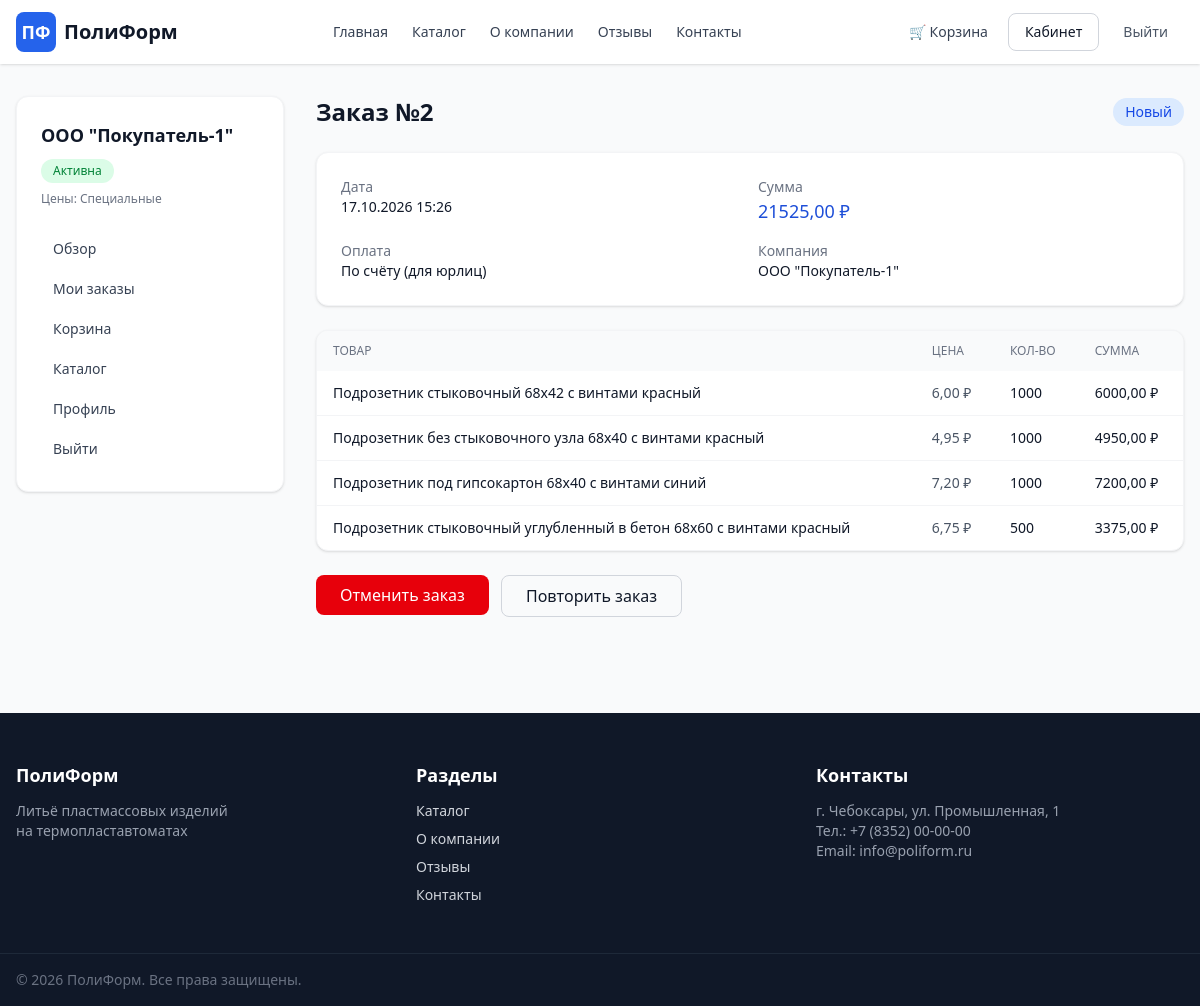
The page /dashboard/orders/2/ (signed in) on the database its author committed.
### accounts/models.py (models this page shows, shortened)
class User(AbstractUser):
    phone = models.CharField(max_length=20, blank=True, verbose_name="Телефон")
    position = models.CharField(max_length=100, blank=True, verbose_name="Должность")
    company = models.ForeignKey(
        Company, on_delete=models.SET_NULL, null=True, blank=True,
        related_name='users', verbose_name="Компания"
    )
    is_company_manager = models.BooleanField(default=False, verbose_name="Менеджер компании")

class Company(models.Model):
    STATUS_CHOICES = [
        ('pending', 'На проверке'),
        ('active', 'Активна'),
        ('blocked', 'Заблокирована'),
    ]
    PRICE_TYPES = [
        ('retail', 'Розничные'),
        ('wholesale', 'Оптовые'),
        ('special', 'Специальные'),
    ]
    name = models.CharField(max_length=255, verbose_name="Название компании")
    slug = models.SlugField(unique=True, blank=True)
    legal_address = models.TextField(blank=True, verbose_name="Юр. адрес")
    actual_address = models.TextField(blank=True, verbose_name="Факт. адрес")
    phone = models.CharField(max_length=20, blank=True)
    email = models.EmailField(blank=True)
    website = models.URLField(blank=True)
    manager_contact = models.ForeignKey(
        'User', on_delete=models.SET_NULL, null=True, blank=True,
        related_name='managed_companies', verbose_name="Контактное лицо"
    )
    status = models.CharField(max_length=20, choices=STATUS_CHOICES, default='pending')
    price_type = models.CharField(max_length=20, choices=PRICE_TYPES, default='retail', verbose_name="Тип цен")
    discount = models.PositiveSmallIntegerField(default=0, verbose_name="Скидка, %")
    created_at = models.DateTimeField(auto_now_add=True)
    approved_at = models.DateTimeField(null=True, blank=True)
    notes = models.TextField(blank=True, verbose_name="Заметки менеджера")
    class Meta:
        verbose_name = "Компания"
        verbose_name_plural = "Компании"
        ordering = ['name']

### orders/models.py (models this page shows, shortened)
class Order(models.Model):
    STATUS_CHOICES = [
        ('new', 'Новый'),
        ('processing', 'В обработке'),
        ('confirmed', 'Подтверждён'),
        ('shipped', 'Отгружен'),
        ('done', 'Выполнен'),
        ('canceled', 'Отменён'),
    ]
    PAYMENT_CHOICES = [
        ('cash', 'Наличными'),
        ('card', 'Картой'),
        ('invoice', 'По счёту (для юрлиц)'),
    ]
    user = models.ForeignKey(
        settings.AUTH_USER_MODEL,
        on_delete=models.SET_NULL,
        null=True,
        related_name='orders',
        verbose_name="Автор"
    )
    company = models.ForeignKey(
        'accounts.Company',
        on_delete=models.SET_NULL,
        null=True,
        blank=True,
        related_name='orders',
        verbose_name="Компания"
    )
    name = models.CharField(max_length=200, verbose_name="Контактное лицо")
    company_name = models.CharField(max_length=255, blank=True, verbose_name="Название компании")
    email = models.EmailField(verbose_name="Email")
    phone = models.CharField(max_length=20, verbose_name="Телефон")
    address = models.TextField(blank=True, verbose_name="Адрес доставки")
    payment = models.CharField(max_length=20, choices=PAYMENT_CHOICES, default='invoice', verbose_name="Способ оплаты")
    comment = models.TextField(blank=True, verbose_name="Комментарий")
    status = models.CharField(max_length=20, choices=STATUS_CHOICES, default='new', verbose_name="Статус")
    total = models.DecimalField(max_digits=12, decimal_places=2, default=0, verbose_name="Сумма")
    created_at = models.DateTimeField(auto_now_add=True, verbose_name="Создан")
    updated_at = models.DateTimeField(auto_now=True, verbose_name="Обновлён")
    class Meta:
        ordering = ['-created_at']
        verbose_name = "Заказ"
        verbose_name_plural = "Заказы"

class OrderItem(models.Model):
    order = models.ForeignKey(Order, on_delete=models.CASCADE, related_name='items', verbose_name="Заказ")
    product = models.ForeignKey(Product, on_delete=models.PROTECT, verbose_name="Товар")
    product_name = models.CharField(max_length=200, verbose_name="Наименование")
    price = models.DecimalField(max_digits=10, decimal_places=2, verbose_name="Цена")
    quantity = models.PositiveIntegerField(default=1, verbose_name="Количество")
    class Meta:
        verbose_name = "Позиция заказа"
        verbose_name_plural = "Позиции заказа"
    @property
    def subtotal(self):
        return self.price * self.quantity

### dashboard/views.py (the view)
# urls.py: path('orders/<int:pk>/', views.OrderDetail.as_view(), name='order_detail'),
class OrderDetail(LoginRequiredMixin, DetailView):
    model = Order
    template_name = 'dashboard/order_detail.html'
    context_object_name = 'order'
    def get_queryset(self):
        user = self.request.user
        qs = Order.objects.prefetch_related('items')
        if user.company and (user.is_company_manager or user.is_superuser):
            return qs.filter(company=user.company)
        return qs.filter(user=user)

### orders/cart.py (called while the page is built)
    def __len__(self):
        return sum(item['quantity'] for item in self.cart.values())

### orders/context_processors.py (called while the page is built)
def cart(request):
    return {'cart': Cart(request)}

### templates/dashboard/order_detail.html (shortened to what this page needs)
{% extends 'dashboard/base.html' %}
{% block dashboard_content %}
<div class="flex items-center justify-between mb-6">
    <h1 class="text-2xl font-bold">Заказ №{{ order.id }}</h1>
    <span class="inline-block px-3 py-1 text-sm rounded-full
        {% if order.status == 'done' %}bg-green-100 text-green-700
        {% elif order.status == 'canceled' %}bg-red-100 text-red-700
        {% elif order.status == 'new' %}bg-blue-100 text-blue-700
        {% else %}bg-yellow-100 text-yellow-700{% endif %}">
        {{ order.get_status_display }}
    </span>
</div>
<div class="bg-white rounded-xl shadow-sm border border-gray-100 p-6 mb-6">
    <dl class="grid grid-cols-1 sm:grid-cols-2 gap-4 text-sm">
        <div>
            <dt class="text-gray-500">Дата</dt>
            <dd class="font-medium">{{ order.created_at|date:"d.m.Y H:i" }}</dd>
        </div>
        <div>
            <dt class="text-gray-500">Сумма</dt>
            <dd class="font-medium text-lg text-brand-700">{{ order.total }} ₽</dd>
        </div>
        <div>
            <dt class="text-gray-500">Оплата</dt>
            <dd class="font-medium">{{ order.get_payment_display }}</dd>
        </div>
        {% if order.company_name %}
            <div>
                <dt class="text-gray-500">Компания</dt>
                <dd class="font-medium">{{ order.company_name }}</dd>
            </div>
        {% endif %}
    </dl>
</div>
<div class="bg-white rounded-xl shadow-sm border border-gray-100 overflow-hidden mb-6">
    <table class="w-full text-sm">
        <thead class="bg-gray-50 text-gray-500 uppercase text-xs">
            <tr>
                <th class="px-4 py-3 text-left font-medium">Товар</th>
                <th class="px-4 py-3 text-left font-medium">Цена</th>
                <th class="px-4 py-3 text-left font-medium">Кол-во</th>
                <th class="px-4 py-3 text-left font-medium">Сумма</th>
            </tr>
        </thead>
        <tbody class="divide-y divide-gray-100">
            {% for item in order.items.all %}
            <tr>
                <td class="px-4 py-3 font-medium">{{ item.product_name }}</td>
                <td class="px-4 py-3 text-gray-600">{{ item.price }} ₽</td>
                <td class="px-4 py-3">{{ item.quantity }}</td>
                <td class="px-4 py-3 font-medium">{{ item.subtotal }} ₽</td>
            </tr>
            {% endfor %}
        </tbody>
    </table>
</div>
<div class="flex flex-wrap gap-3">
    {% if order.status in 'new,processing' %}
        <form method="post" action="{% url 'dashboard:order_cancel' order.pk %}">
            <button type="submit"
                    class="px-6 py-2 bg-red-600 text-white rounded-lg hover:bg-red-700 transition">
                Отменить заказ
            </button>
        </form>
    {% endif %}
    <form method="post" action="{% url 'dashboard:order_repeat' order.pk %}">
        <button type="submit"
                class="px-6 py-2 border border-gray-300 rounded-lg hover:bg-gray-50 transition">
            Повторить заказ
        </button>
    </form>
</div>
{% endblock %}

### templates/dashboard/base.html (shortened to what this page needs)
{% extends 'base.html' %}
{% block content %}
<div class="grid grid-cols-1 lg:grid-cols-4 gap-8">
    <aside class="lg:col-span-1">
        <div class="bg-white rounded-xl shadow-sm border border-gray-100 p-6 sticky top-24">
            <h3 class="font-bold text-lg mb-2">
                {{ user.company.name|default:user.get_full_name }}
            </h3>
            {% if user.company %}
                <span class="inline-block px-3 py-1 text-xs font-medium rounded-full
                    {% if user.company.status == 'active' %}bg-green-100 text-green-700
                    {% elif user.company.status == 'pending' %}bg-yellow-100 text-yellow-700
                    {% else %}bg-red-100 text-red-700{% endif %}">
                    {{ user.company.get_status_display }}
                </span>
                <div class="text-xs text-gray-500 mt-2">Цены: {{ user.company.get_price_type_display }}</div>
            {% endif %}
            <nav class="mt-6 space-y-1">
                <a href="{% url 'dashboard:home' %}" class="block px-3 py-2 rounded-lg text-sm text-gray-700 hover:bg-gray-50">Обзор</a>
                <a href="{% url 'dashboard:orders' %}" class="block px-3 py-2 rounded-lg text-sm text-gray-700 hover:bg-gray-50">Мои заказы</a>
                <a href="{% url 'orders:cart_detail' %}" class="block px-3 py-2 rounded-lg text-sm text-gray-700 hover:bg-gray-50">Корзина</a>
                <a href="{% url 'catalog:list' %}" class="block px-3 py-2 rounded-lg text-sm text-gray-700 hover:bg-gray-50">Каталог</a>
                <a href="{% url 'accounts:profile' %}" class="block px-3 py-2 rounded-lg text-sm text-gray-700 hover:bg-gray-50">Профиль</a>
                <form method="post" action="{% url 'accounts:logout' %}">
                    <button type="submit" class="block w-full text-left px-3 py-2 rounded-lg text-sm text-gray-700 hover:bg-gray-50 cursor-pointer">
                        Выйти
                    </button>
                </form>
            </nav>
        </div>
    </aside>
    <main class="lg:col-span-3">
        {% block dashboard_content %}{% endblock %}
    </main>
</div>
{% endblock %}

### rows shown on the page
User: company.name "ООО \"Покупатель-1\"", company.status "Активна", company.price_type "Специальные"
Order: id "2", status "Новый", created_at "17.10.2026 15:26", total "21525,00", payment "По счёту (для юрлиц)", company_name "ООО \"Покупатель-1\""
OrderItem: product_name "Подрозетник стыковочный 68х42 с винтами красный", price "6,00", quantity "1000", subtotal "6000,00"
OrderItem: product_name "Подрозетник без стыковочного узла 68х40 с винтами красный", price "4,95", quantity "1000", subtotal "4950,00"
OrderItem: product_name "Подрозетник под гипсокартон 68х40 с винтами синий", price "7,20", quantity "1000", subtotal "7200,00"
OrderItem: product_name "Подрозетник стыковочный углубленный в бетон 68х60 с винтами красный", price "6,75", quantity "500", subtotal "3375,00"
